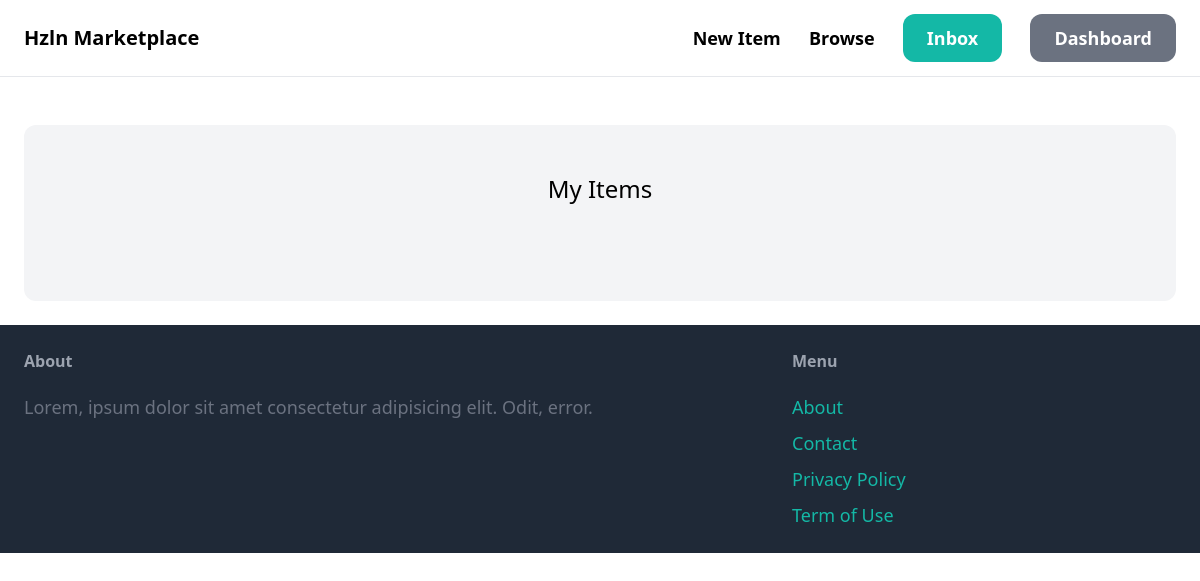
Page /dashboard/ (signed in) on the earlier database version.
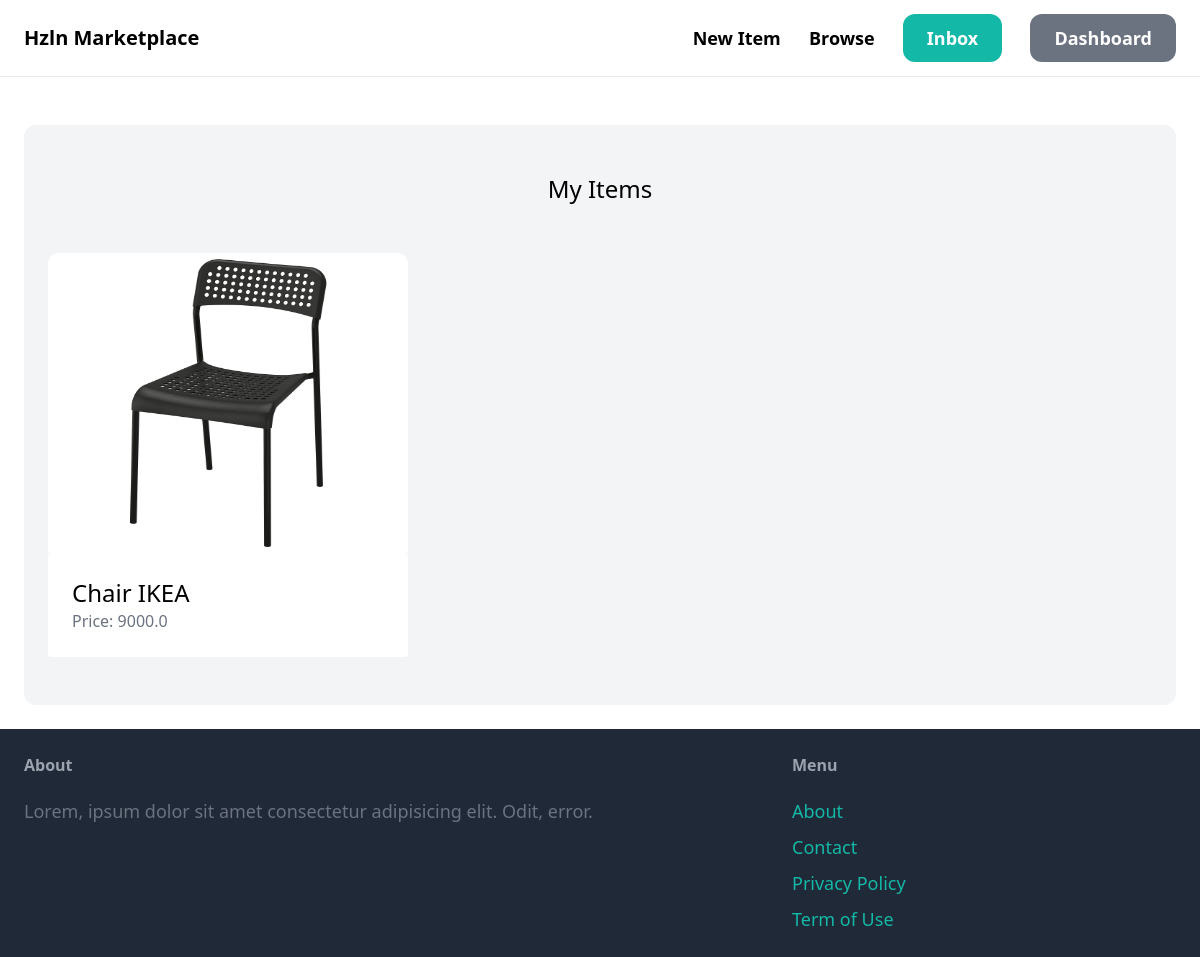
Same page on the later database version.
### item/models.py (models this page shows, shortened)
class Item(models.Model):
    category = models.ForeignKey(Category, related_name='items', on_delete=models.CASCADE)
    name = models.CharField(max_length=255)
    description = models.TextField(blank=True, null=True)
    price = models.FloatField()
    image = models.ImageField(upload_to='items_images', blank=True, null=True)
    is_sold = models.BooleanField(default=False)
    created_by = models.ForeignKey(User, related_name='items', on_delete=models.CASCADE)
    created_at = models.DateTimeField(auto_now_add=True)

### dashboard/views.py (the view)
# urls.py: path('', views.index, name='index'),
@login_required
def index(request):
    items = Item.objects.filter(created_by=request.user)
    return render(request, 'dashboard/index.html', {
        'items': items,
    })

### dashboard/templates/dashboard/index.html (shortened to what this page needs)
{% extends 'core/base.html' %}
{% block content %}
<div class="mt-6 px-6 py-12 bg-gray-100 rounded-xl">
    <h2 class="mb-12 text-2xl text-center">
        My Items
    </h2>
    <div class="grid grid-cols-3 gap-3">
        {% for item in items %}
        <div>
            <a href="{% url 'item:detail' item.id %}">
                <div>
                    <img src="{{ item.image.url }}" class="rounded-t-[0.625rem] h-[300px] rounded-b-none w-full">
                </div>
                <div class="p-6 bg-white rounded ">
                    <h2 class="text-2xl">
                        {{ item.name }}
                    </h2>
                    <p class="text-gray-500">
                        Price: {{ item.price }}
                    </p>
                </div>
            </a>
        </div>
        {% endfor %}
    </div>
</div>
{% endblock %}

Differences in the rows shown:
added Item: image (picture), name "Chair IKEA", price "9000.0"
